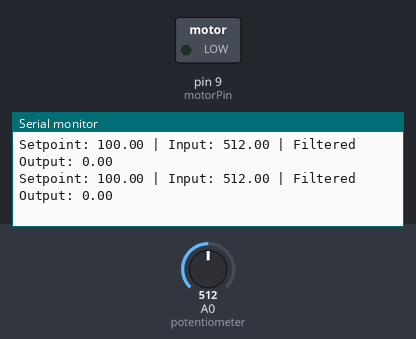
The sketch below on a simulated Arduino Uno, built with avr-gcc and run on an emulated ATmega328P. Shown: switched loads named in the sketch (green lamp = pin HIGH), the last lines printed to the serial monitor. The test bench sets the inputs (shaded band); at power-on: A0 (potentiometer) = 512.

Above: at 1.2 s.
1.3 s: A0 (potentiometer) set to 106
At 1.33 s:
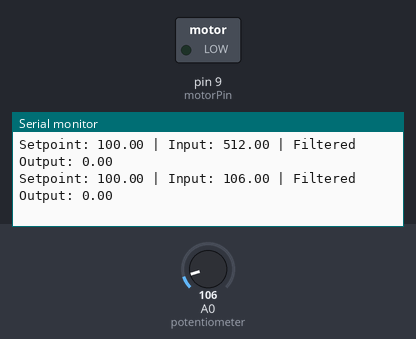
4.3 s: A0 (potentiometer) set to 90
At 4.38 s:
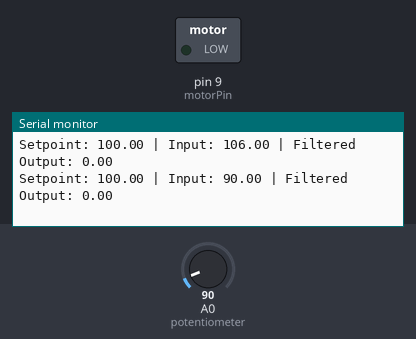
Timing chart, 0 to 7.3 s (numbered marks = the images above; inputs shaded):
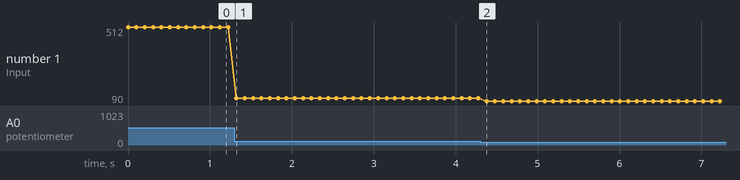

Measured:
- after the input at 1.3 s, the serial monitor: prints a new line at once (image 1)
- after the input at 4.3 s, the serial monitor: prints a new line after 0.08 s (image 2)
- plotted number 1: 512 → 106 after the input at 1.3 s, 106 → 90 after the input at 4.3 s

The sketch:

control_GOAT.ino
```cpp
// PID control with soft start using Exponential Smoothing Filter for motor speed control
// and implementation of a general PID class in Arduino IDE

// Define PID constants (you can tune these for your specific system)
float kp = 2.0;  // Proportional gain
float ki = 0.5;  // Integral gain
float kd = 0.1;  // Derivative gain

// Smoothing factor for the exponential smoothing filter (between 0 and 1)
float alpha = 0.1;  // Smoothing factor for soft start

// Desired speed setpoint (this can be RPM or any other speed unit depending on the sensor)
float setPoint = 100;

// Variables to hold motor speed, PID output, and filtered output
float input = 0;       // Current speed (from sensor)
float output = 0;      // PID output (before filtering)
float filteredOutput = 0;  // Output after applying soft start filter

// Motor control pin (PWM output)
const int motorPin = 9;  // Pin connected to motor driver

// PID class for modularity
class PID {
  private:
    float kp, ki, kd;    // PID gains
    float integral, lastError;  // Variables for integral and derivative terms

  public:
    // Constructor to initialize PID gains
    PID(float p, float i, float d) {
      kp = p;
      ki = i;
      kd = d;
      integral = 0;
      lastError = 0;
    }

    // Method to compute PID output
    float compute(float setPoint, float input) {
      // Calculate error between desired setpoint and current input
      float error = setPoint - input;

      // Calculate integral term by accumulating error over time
      integral += error;

      // Calculate derivative term as the change in error
      float derivative = error - lastError;

      // Save current error for the next iteration
      lastError = error;

      // Calculate PID output using the standard PID formula
      return (kp * error) + (ki * integral) + (kd * derivative);
    }
};

// Create a PID object with specified gains
PID pid(kp, ki, kd);

// Function to simulate reading motor speed (replace this with actual sensor code)
float readMotorSpeed() {
  // Example: reading from an analog pin (this could be an encoder or other sensor)
  return analogRead(A0);  // Read from a potentiometer or encoder
}

// Arduino setup function, runs once when the program starts
void setup() {
  // Set the motor control pin as output
  pinMode(motorPin, OUTPUT);

  // Initialize serial communication for debugging purposes
  Serial.begin(9600);
}

// Arduino loop function, runs repeatedly
void loop() {
  // Read current motor speed (replace this with actual sensor reading)
  input = readMotorSpeed();

  // Calculate the PID output using the PID class
  output = pid.compute(setPoint, input);

  // Apply exponential smoothing filter to the PID output for soft start
  filteredOutput = alpha * output + (1 - alpha) * filteredOutput;

  // Ensure the filtered output is within valid range (0-255 for PWM)
  filteredOutput = constrain(filteredOutput, 0, 255);

  // Write the filtered output to the motor driver (using PWM signal)
  analogWrite(motorPin, filteredOutput);

  // Print debugging information (setpoint, input, filtered output) to Serial Monitor
  Serial.print("Setpoint: ");
  Serial.print(setPoint);
  Serial.print(" | Input: ");
  Serial.print(input);
  Serial.print(" | Filtered Output: ");
  Serial.println(filteredOutput);

  // Delay for stability (adjust the loop frequency as needed)
  delay(100);
}
```
